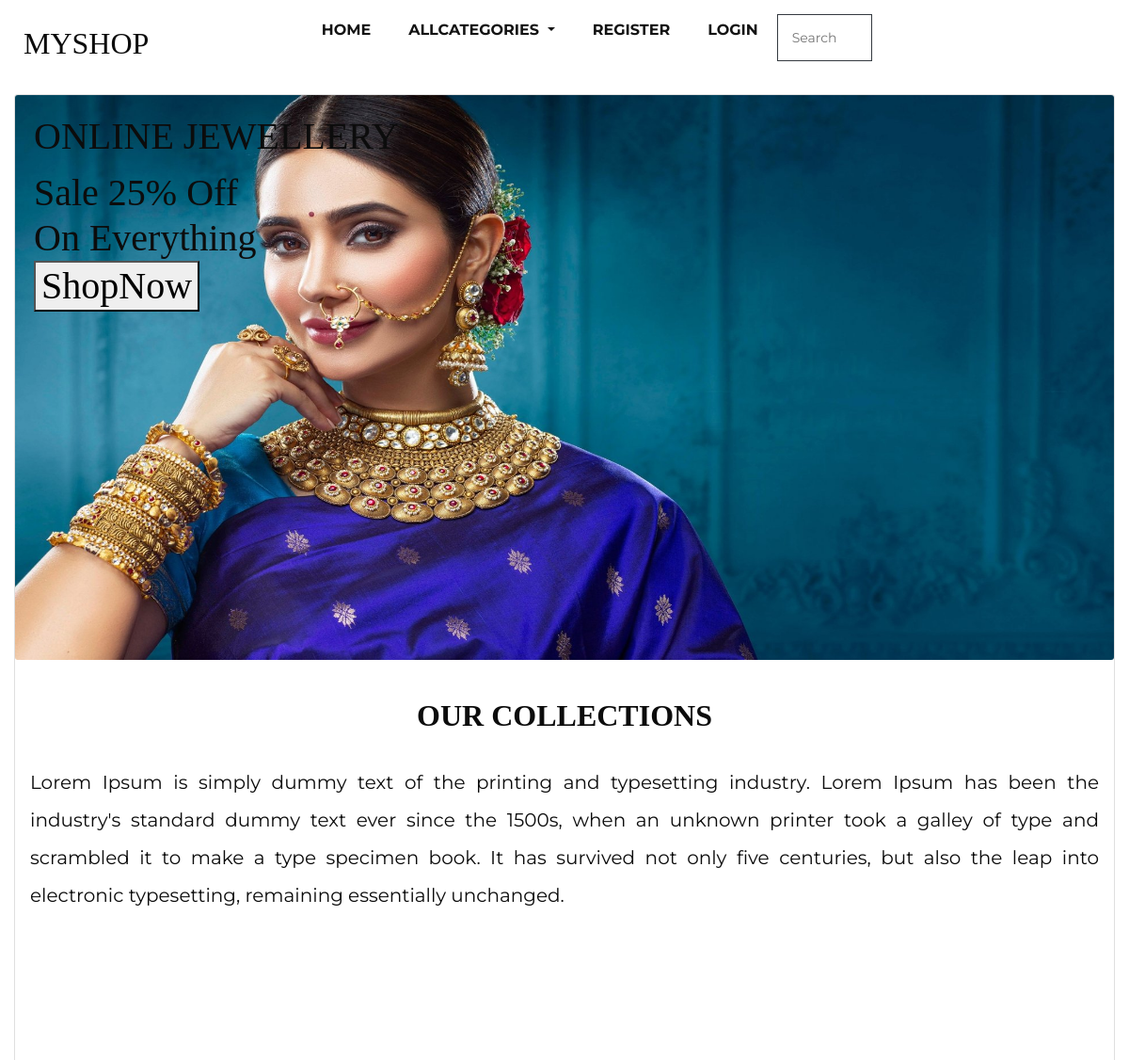
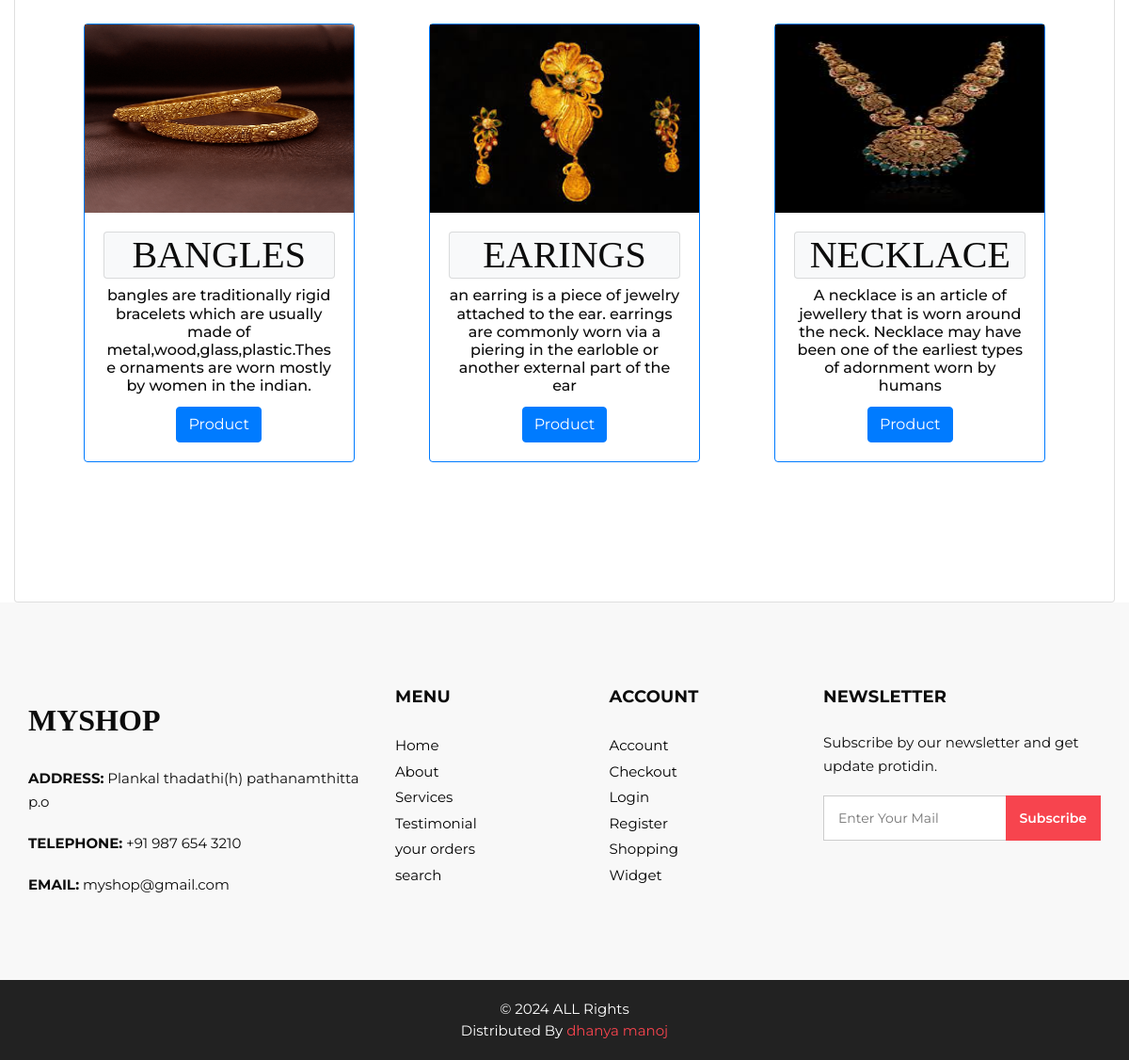
The page / on the database its author committed (2 pictures, top to bottom).
### shop/models.py (models this page shows, shortened)
class Catergory(models.Model):
      name=models.CharField(max_length=20)
      desc=models.TextField()
      image=models.ImageField(upload_to='image')

### shop/views.py (the view)
# urls.py: path('', views.categories, name="categories"),
def categories(request):
   c=Catergory.objects.all()
   context={'cat':c}
   return  render(request,'categories.html',context)

### cart/context_processors.py (called while the page is built, shortened)
def count_items(request):
    u=request.user
    count=0
    return{'c':count}

### shop/context_processors.py (called while the page is built)
def menu_links(request):
    c=Catergory.objects.all()
    return{'links':c}

### templates/categories.html
{% extends 'base.html' %}
{% load static %}
{% block content %}
<div class="card text-black">
  <img src="{% static 'images/img11.jpg' %}"  height="600px" width="100%" class="card-img" alt="...">
  <div class="card-img-overlay">
    <h1 class="card-title mx-auto">ONLINE JEWELLERY</h1>
      <div class="detail-box ">
                                 <h1 >
                                    <span>
                                    Sale 25% Off
                                    </span>
                                    <br>
                                    On Everything
                                     <br>
                                    <button>ShopNow</button>
                                 </h1>
  </div>
</div>
<div class="container mt-4 p-3"  style="margin-bottom:100px;">
    <h2 class="text-center"><b>OUR COLLECTIONS</b></h2><br>
    <p style="text-align:justify;line-height:2;font-size:20px;">Lorem Ipsum is simply dummy text of the printing and typesetting industry. Lorem Ipsum has been the industry's standard dummy text ever since the 1500s, when an unknown printer took a galley of type and scrambled it to make a type specimen book. It has survived not only five centuries, but also the leap into electronic typesetting, remaining essentially unchanged.</p>
</div>
<div class="container mt- p-5 " style="margin-bottom:100px">
<div class="row">
{% for i in cat %}
<div class="col-sm-4">
<div class="card mx-auto border border-3 border-primary" style="width: 18rem;">
  <img src="{{i.image.url}}"  height="200px" width="100%">
  <div class="card-body">
    <center>
        <h1 class="card bg-light">{{i.name}}</h1>
    <h6 class="card-title">{{i.desc}}</h6>
       <a href="{% url 'shop:products' i.id %}" class="btn btn-primary">Product</a>
    </center>
  </div>
  </div>
  </div>
  {% endfor %}
</div>
</div>
</div>
{% endblock %}

### static/css/style.css (style rules this page uses)
* { box-sizing: border-box; }
body { font-family: 'Montserrat', sans-serif; color: #0c0c0c; background-color: #ffffff; overflow-x: hidden; }
h1, h2 { font-family: 'Playfair Display', serif; }
a, a:hover, a:focus { text-decoration: none; }
.btn, .btn:focus { outline: none !important; -webkit-box-shadow: none; box-shadow: none; }

### static/css/responsive.css (style rules this page uses)
@media (min-width: 1200px) { .container { max-width: 1170px; } }

### rows shown on the page
Catergory: image (picture), name "BANGLES", desc "bangles are traditionally rigid bracelets which are usually made of metal,wood,glass,plastic.These ornaments are worn mostly by women in the indian."
Catergory: image (picture), name "EARINGS", desc "an earring is a piece of jewelry attached to the ear. earrings are commonly worn via a piering in the earloble or another external part of the ear"
Catergory: image (picture), name "NECKLACE", desc "A necklace is an article of jewellery that is worn around the neck. Necklace may have been one of the earliest types of adornment worn by humans"
